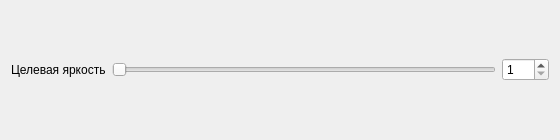
<?xml version="1.0" encoding="UTF-8"?>
<ui version="4.0">
 <class>Dialog</class>
 <widget class="QDialog" name="Dialog">
  <property name="geometry">
   <rect><x>0</x><y>0</y><width>560</width><height>140</height></rect>
  </property>
  <property name="windowTitle"><string>Настройки авто-гаммы</string></property>
  <layout class="QGridLayout" name="main_layout">
   <item row="0" column="0"><widget class="QLabel" name="label_target"><property name="text"><string>Целевая яркость</string></property></widget></item>
   <item row="0" column="1"><widget class="QSlider" name="slider_target"><property name="minimum"><number>1</number></property><property name="maximum"><number>254</number></property><property name="orientation"><enum>Qt::Horizontal</enum></property></widget></item>
   <item row="0" column="2"><widget class="QSpinBox" name="spin_target"><property name="minimum"><number>1</number></property><property name="maximum"><number>254</number></property></widget></item>
  </layout>
 </widget>
 <resources/>
 <connections/>
</ui>
